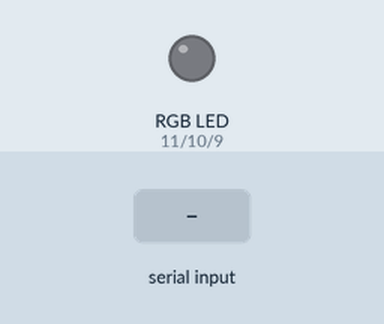
Recording of a sketch running on a simulated Arduino Uno, built with avr-gcc and run on an emulated ATmega328P. Shown: an RGB LED mixed from three pins (HIGH = lit). The test bench sets the inputs (shaded band). Dim RGB values are drawn brighter than linear.

Above: at 1.2 s.
1.3 s: "90,45,200\n" received over Serial
At 1.6 s:
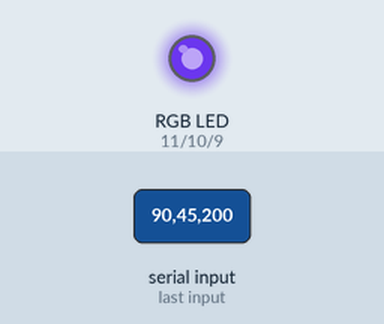
2.8 s: "30,150,10\n" received over Serial
At 3.9 s:
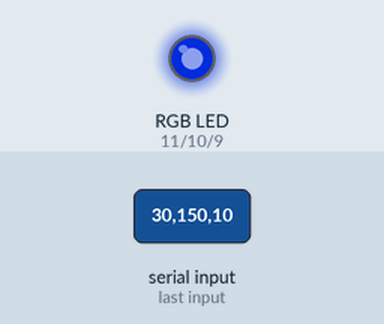
5.8 s: "90,45\n" received over Serial
At 8.0 s:
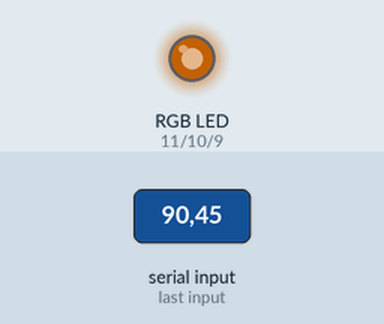
8.3 s: "30,150\n" received over Serial
At 10.0 s:
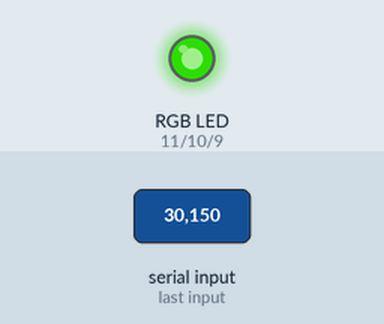
10.8 s: "90\n" received over Serial
At 13.6 s:
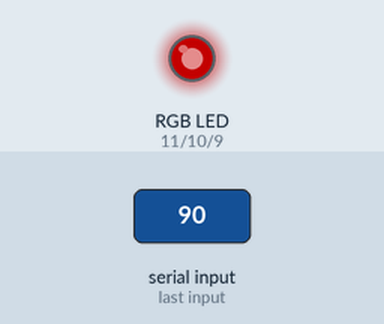
13.8 s: "200\n" received over Serial
At 17.2 s:
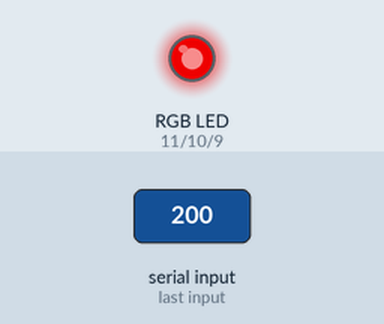
Timing chart, 0 to 17.8 s (numbered marks = the images above; inputs shaded):
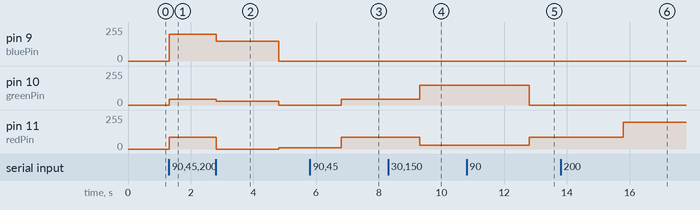

Measured:
- after the input at 1.3 s, pin 9 (bluePin): 0/255 → 200/255 at once; pin 10 (greenPin): 0/255 → 45/255 at once; pin 11 (redPin): 0/255 → 90/255 at once
- after the input at 2.8 s, pin 9 (bluePin): 200/255 → 150/255 at once, → 0/255 2.0 s later; pin 10 (greenPin): 45/255 → 30/255 at once, → 0/255 2.0 s later; pin 11 (redPin): 90/255 → 0/255 after 0.01 s instead of 1.5 s
- after the input at 5.8 s, pin 10 (greenPin): 0/255 → 45/255 after 1.0 s; pin 11 (redPin): 10/255 → 90/255 after 1.0 s
- after the input at 8.3 s, pin 10 (greenPin): 45/255 → 150/255 after 1.0 s; pin 11 (redPin): 90/255 → 30/255 after 1.0 s
- after the input at 10.8 s, pin 10 (greenPin): 150/255 → 0/255 after 2.0 s; pin 11 (redPin): 30/255 → 90/255 after 2.0 s
- after the input at 13.8 s, pin 11 (redPin): 90/255 → 200/255 after 2.0 s

The sketch:

RGB_Code_1.ino
```cpp
#define redPin 11
#define greenPin 10
#define bluePin 9

void setup() {

  Serial.begin(9600);

  pinMode(redPin, OUTPUT);
  pinMode(greenPin, OUTPUT);
  pinMode(bluePin, OUTPUT);
}

void loop() {
  while (Serial.available() <= 0) {

    //do nothing and wait for input
  }

  if (Serial.available() > 0) {
    int redInt = Serial.parseInt();
    int greenInt = Serial.parseInt();
    int blueInt = Serial.parseInt();

    redInt = constrain(redInt, 0, 255);
    greenInt = constrain(greenInt, 0, 255);
    blueInt = constrain(blueInt, 0, 255);

    analogWrite(redPin, redInt);
    analogWrite(greenPin, greenInt);
    analogWrite(bluePin, blueInt);

    Serial.flush();
  }
}
```
